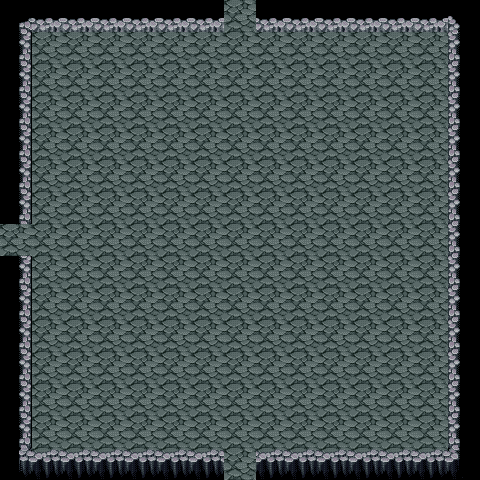

This is a level from a 2D game, rendered from its Tiled map with the project's own tilesets. A one-line summary and the map file follow, with tile-layer data summarised:
An orthogonal 15x15 tile map with 32x32 px tiles, 2 tile layers (background, collision) and 3 objects (3x door).

<map version="1.0" orientation="orthogonal" width="15" height="15" tilewidth="32" tileheight="32">
 <tileset firstgid="1" name="dungeon_tileset" tilewidth="32" tileheight="32">
  <image source="../images/dungeon_tileset.png" width="512" height="512" />
 </tileset>
 <layer name="background" width="15" height="15">
  <data>[225 cells, 225 non-empty, 1 distinct tile ids]</data>
 </layer>
 <layer name="collision" width="15" height="15">
  <properties>
   <property name="collision" value="true" />
  </properties>
  <data>[225 cells, 53 non-empty, 8 distinct tile ids]</data>
 </layer>
 <objectgroup name="objects" width="15" height="15">
  <object name="door_S" type="door" x="224" y="448" width="32" height="32">
   <properties>
    <property name="enter_door.direction" value="S" />
   </properties>
  </object>
  <object name="door_N" type="door" x="224" y="0" width="32" height="32">
   <properties>
    <property name="enter_door.direction" value="N" />
   </properties>
  </object>
  <object name="door_W" type="door" x="0" y="224" width="32" height="32">
   <properties>
    <property name="enter_door.direction" value="W" />
   </properties>
  </object>
 </objectgroup>
</map>
